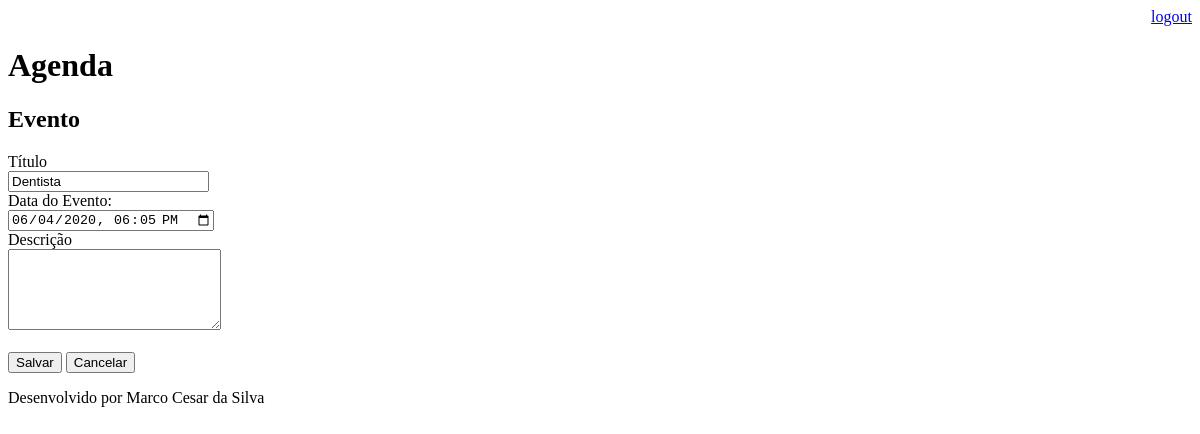
/agenda/evento/?id=9 (signed in), run on an earlier commit of the app's database.
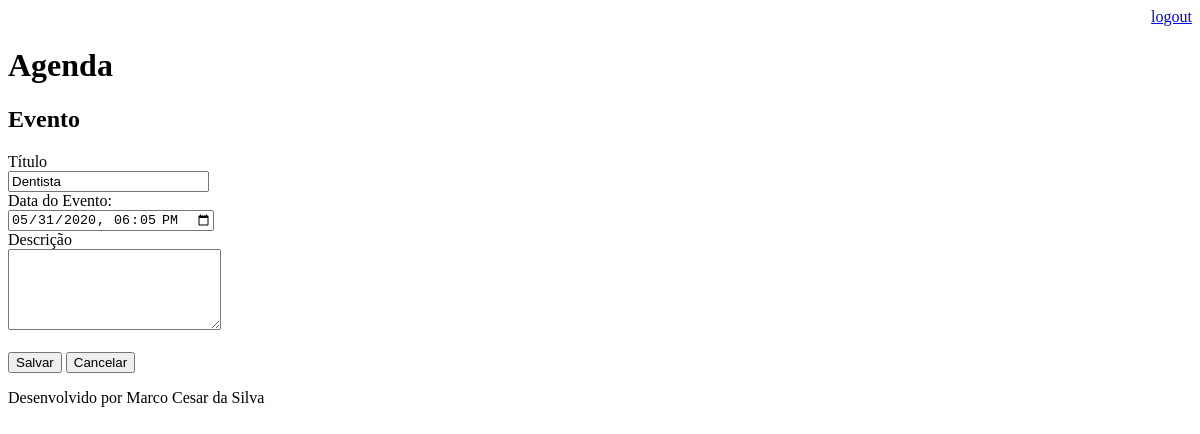
And on a later commit of the database.
### core/models.py (models this page shows, shortened)
class Evento(models.Model):
    titulo = models.CharField(max_length=100)
    descricao = models.TextField(blank=True, null=True)
    data_evento = models.DateTimeField(verbose_name='Data do Evento')
    data_criacao = models.DateTimeField(auto_now=True)
    usuario = models.ForeignKey(User, on_delete=models.CASCADE)
    class Meta:
        db_table = 'evento'
    def get_data_input_evento(self):
        return self.data_evento.strftime('%Y-%m-%dT%H:%M')

### core/views.py (the view)
# urls.py: path('agenda/evento/', views.evento),
@login_required(login_url='/login/')
def evento(request):
    id_evento = request.GET.get('id')
    dados = {}
    if id_evento:
        dados['evento'] = Evento.objects.get(id=id_evento)
    return render(request, 'evento.html', dados)

### templates/evento.html (shortened to what this page needs)
{% extends "model-page.html" %}
{% block content %}
<h2>Evento</h2>
<form action="submit" method="POST">{% csrf_token %}
    <label>Título</label>
    <br>
    <input type="text" name="titulo" size="22,5" value="{{ evento.titulo }}">
    <br>
    <label>Data do Evento:</label>
    <br>
    <input type="datetime-local" name="data_evento" value="{{ evento.get_data_input_evento }}">
    <br>
    <label>Descrição</label>
    <br>
    <textarea name="descricao" rows="5" cols="24">{{ evento.descricao }}</textarea>
    <br><br>
    <button type="submit">Salvar</button>
    <a href="/">
        <button type="button">Cancelar</button>
    </a>
</form>
{% endblock %}

What changed in the data, as far as the page shows it:
changed Evento "Dentista": data_evento "06/04/2020 18:05" → "05/31/2020 18:05"
